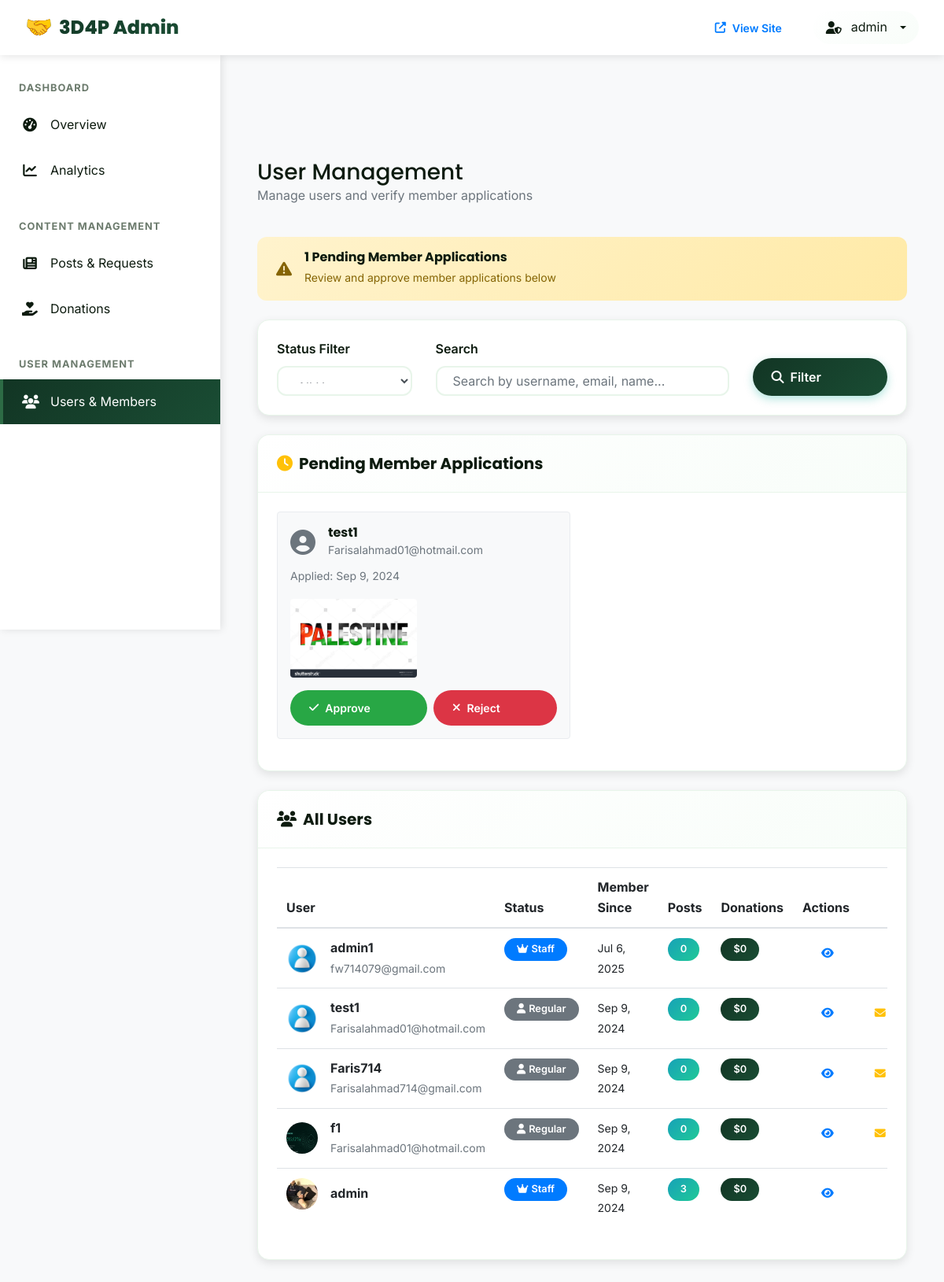
The app's page /dashboard/users/ (signed in), older data.
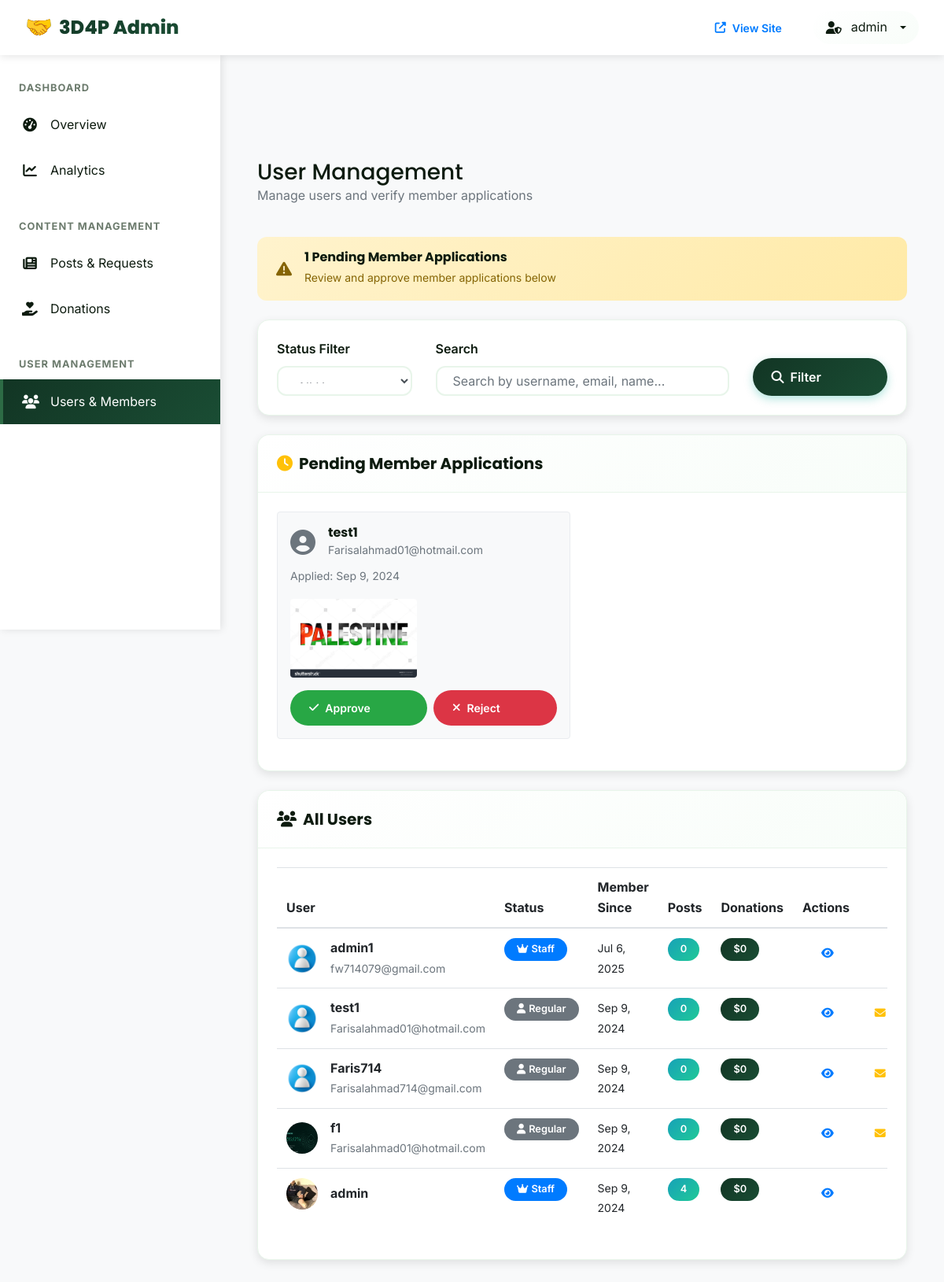
The same page, newer data.
### users/models.py (models this page shows, shortened)
class CustomUser(AbstractUser):
    is_member = models.BooleanField(default=False)
    is_verified = models.BooleanField(default=False)
    bio = models.TextField(blank=True)
    date_of_birth = models.DateField(null=True, blank=True)
    pass

class MemberProfile(models.Model):
    user = models.OneToOneField(settings.AUTH_USER_MODEL, on_delete=models.CASCADE)
    photo = models.ImageField(upload_to='profile_photos',  default='default.jpg')
    bio = models.TextField(max_length=500, blank=True)
    is_verified = models.BooleanField(default=False)

### admin_dashboard/views.py (the view, shortened to what this page needs)
# urls.py: path('users/', views.admin_users, name='admin_users'),
@user_passes_test(is_admin)
def admin_users(request):
    status_filter = request.GET.get('status', 'all')
    search = request.GET.get('search', '')
    users = CustomUser.objects.select_related('memberprofile')
    if status_filter == 'verified':
        users = users.filter(is_verified=True)
    elif status_filter == 'pending':
        users = users.filter(is_verified=False)
    elif status_filter == 'staff':
        users = users.filter(is_staff=True)
    users = users.order_by('-date_joined')
    paginator = Paginator(users, 15)
    page_number = request.GET.get('page')
    page_obj = paginator.get_page(page_number)
    for user in page_obj:
        user.total_donations = Donation.objects.filter(
            donor_email=user.email,
            payment_status='completed'
        ).aggregate(total=Sum('amount'))['total'] or 0
    pending_applications = MemberApplication.objects.filter(
        is_approved=False
    ).select_related('user').order_by('-application_date')[:10]
    context = {
        'page_obj': page_obj,
        'status_filter': status_filter,
        'search': search,
        'pending_applications': pending_applications,
    }
    return render(request, 'admin_dashboard/users.html', context)

### admin_dashboard/views.py (called while the page is built)
def is_admin(user):
    return user.is_staff and user.is_superuser

### utils/error_handlers.py (called while the page is built)
    def __call__(self, request):
        if self.is_suspicious_request(request):
            logger.warning(
                f"Suspicious request detected: {request.method} {request.get_full_path()} "
                f"from IP: {self.get_client_ip(request)}"
            )
        response = self.get_response(request)
        return response

    def is_suspicious_request(self, request):
        suspicious_patterns = [
            'admin/', 'wp-admin/', 'phpmyadmin/', '.env', 'config.php',
            'shell.php', 'cmd.php', 'eval(', 'system(', 'exec('
        ]
        path = request.get_full_path().lower()
        return any(pattern in path for pattern in suspicious_patterns)

### admin_dashboard/templates/admin_dashboard/users.html (shortened to what the changed rows need)
{% extends 'admin_dashboard/base.html' %}
{% block content %}
<div class="container-fluid">
    <div class="d-flex justify-content-between align-items-center mb-4">
        <div>
            <h1 class="h3 mb-0">User Management</h1>
        </div>
    </div>
    <div class="admin-card">
        <div class="admin-card-body">
            <div class="table-responsive">
                <table class="table table-hover">
                    <thead>
                        <tr>
                            <th>User</th>
                            <th>Status</th>
                            <th>Member Since</th>
                            <th>Posts</th>
                            <th>Donations</th>
                            <th>Actions</th>
                        </tr>
                    </thead>
                    <tbody>
                        {% for user in page_obj %}
                        <tr>
                            <td>
                                <div class="d-flex align-items-center">
                                    {% if user.memberprofile.photo %}
                                    <img src="{{ user.memberprofile.photo.url }}" class="rounded-circle mr-3" style="width: 40px; height: 40px; object-fit: cover;" alt="{{ user.username }}">
                                    {% else %}
                                    <i class="fas fa-user-circle fa-2x text-muted mr-3"></i>
                                    {% endif %}
                                    <div>
                                        <div class="font-weight-bold">{{ user.get_full_name|default:user.username }}</div>
                                    </div>
                                </div>
                            </td>
                            <td>
                                {% if user.is_staff %}
                                    <span class="badge badge-primary"><i class="fas fa-crown"></i> Staff</span>
                                {% elif user.is_verified %}
                                    <span class="badge badge-success"><i class="fas fa-check-circle"></i> Verified</span>
                                {% elif user.is_member %}
                                    <span class="badge badge-warning"><i class="fas fa-clock"></i> Pending</span>
                                {% else %}
                                    <span class="badge badge-secondary"><i class="fas fa-user"></i> Regular</span>
                                {% endif %}
                            </td>
                            <td>
                                <small>{{ user.date_joined|date:"M j, Y" }}</small>
                            </td>
                            <td>
                                <span class="badge badge-info">{{ user.post_set.count }}</span>
                            </td>
                            <td>
                                <span class="badge badge-success">${{ user.total_donations|floatformat:0 }}</span>
                            </td>
                            <td>
                                <div class="d-flex gap-1">
                                    <a href="{% url 'user_profile' user.username %}" class="btn btn-sm btn-outline-primary" title="View Profile">
                                        <i class="fas fa-eye"></i>
                                    </a>
                                </div>
                            </td>
                        </tr>
                        {% endfor %}
                    </tbody>
                </table>
            </div>
        </div>
    </div>
</div>
{% endblock %}

### admin_dashboard/templates/admin_dashboard/base.html (shortened to what this page needs)
{% load static %}
<!DOCTYPE html>
<html lang="en">
<head>
    <link rel="stylesheet" href="https://cdn.jsdelivr.net/npm/bootstrap@4.6.2/dist/css/bootstrap.min.css">
    <link rel="stylesheet" href="https://cdnjs.cloudflare.com/ajax/libs/font-awesome/6.4.0/css/all.min.css">
    <link rel="stylesheet" type="text/css" href="{% static 'css/main.css' %}">
</head>
<body>
    <header class="admin-header">
        <a href="{% url 'admin_dashboard' %}" class="admin-brand">
            3D4P Admin
        </a>
        <nav class="admin-nav">
            <a href="{% url 'home' %}" class="btn btn-outline-primary btn-sm">
                <i class="fas fa-external-link-alt"></i> View Site
            </a>
            <div class="dropdown">
                <a href="#" class="admin-user dropdown-toggle" data-toggle="dropdown">
                    <i class="fas fa-user-shield"></i>
                    <span>{{ user.username }}</span>
                </a>
            </div>
        </nav>
    </header>
    <aside class="admin-sidebar">
        <nav class="sidebar-nav">
            <div class="nav-section">
                <div class="nav-section-title">Dashboard</div>
                <a href="{% url 'admin_dashboard' %}" class="nav-link {% if request.resolver_match.url_name == 'admin_dashboard' %}active{% endif %}">
                    <i class="fas fa-tachometer-alt"></i>
                    <span>Overview</span>
                </a>
                <a href="{% url 'admin_analytics' %}" class="nav-link {% if request.resolver_match.url_name == 'admin_analytics' %}active{% endif %}">
                    <i class="fas fa-chart-line"></i>
                    <span>Analytics</span>
                </a>
            </div>
            <div class="nav-section">
                <div class="nav-section-title">Content Management</div>
                <a href="{% url 'admin_posts' %}" class="nav-link {% if request.resolver_match.url_name == 'admin_posts' %}active{% endif %}">
                    <i class="fas fa-newspaper"></i>
                    <span>Posts & Requests</span>
                </a>
                <a href="{% url 'admin_donations' %}" class="nav-link {% if request.resolver_match.url_name == 'admin_donations' %}active{% endif %}">
                    <i class="fas fa-hand-holding-heart"></i>
                    <span>Donations</span>
                </a>
            </div>
            <div class="nav-section">
                <div class="nav-section-title">User Management</div>
                <a href="{% url 'admin_users' %}" class="nav-link {% if request.resolver_match.url_name == 'admin_users' %}active{% endif %}">
                    <i class="fas fa-users"></i>
                    <span>Users & Members</span>
                </a>
            </div>
        </nav>
    </aside>
    <main class="admin-main">
        {% block content %}
        {% endblock %}
    </main>
</body>
</html>

Row changes from the older to the newer data that the page shows:
changed CustomUser "admin": post_set.count "3" → "4"
